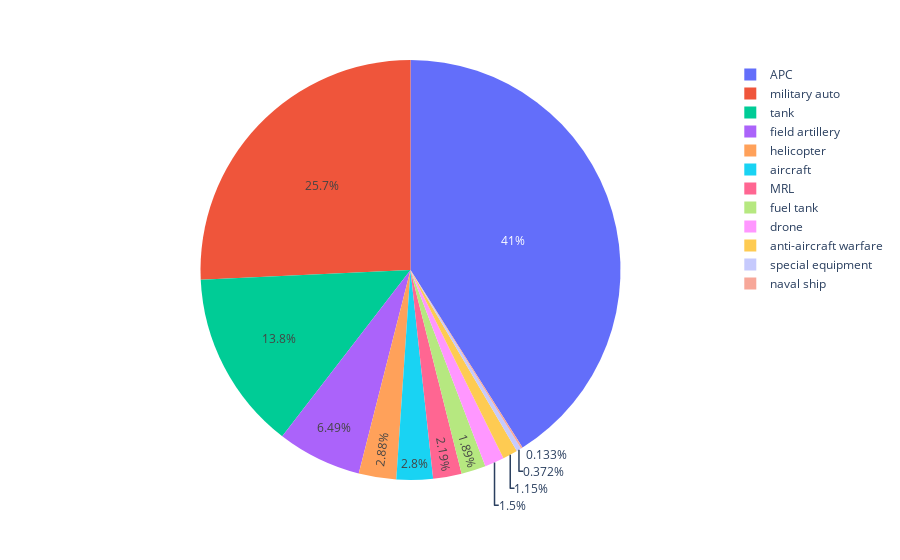

Notebook source saved alongside this figure:
### Code cell
px.pie(df2[c],values=df2[c].sum(),names=c)

### Figure 1 — Plotly figure (JSON) as saved in the notebook; plotly's stock layout.template omitted (floating-point values rounded to 4 significant figures)
{"data": [{"domain": {"x": [0, 1], "y": [0, 1]}, "hovertemplate": "label=%{label}<br>value=%{value}<extra></extra>", "labels": ["aircraft", "helicopter", "tank", "APC", "field artillery", "MRL", "military auto", "fuel tank", "drone", "naval ship", "anti-aircraft warfare", "special equipment"], "legendgroup": "", "name": "", "showlegend": true, "type": "pie", "values": [5331, 5492, 26286, 78137, 12358, 4173, 48999, 3594, 2855, 253, 2191, 708]}], "layout": {"autosize": true, "legend": {"tracegroupgap": 0}, "margin": {"t": 60}}}
